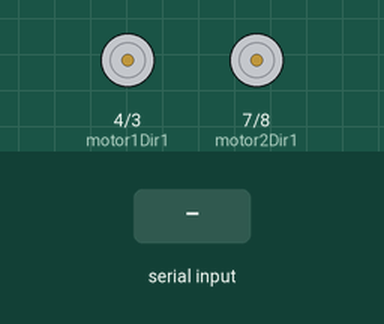
This sketch was run on a simulated Arduino Uno, built with avr-gcc and run on an emulated ATmega328P. Parts: motor-driver pin pairs drawn as motors (green arrow = first pin HIGH = forward, orange = second pin HIGH = backward, longer = more drive, scaled by the enable pin). The test bench sets the inputs (shaded band).

Above: at 1.2 s.
1.3 s: "F" received over Serial
At 2.5 s:
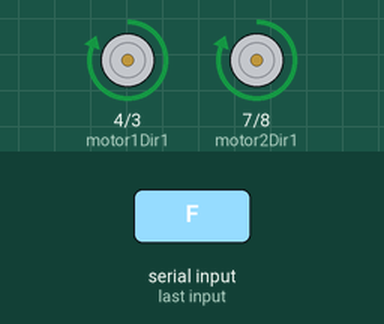
2.8 s: "B" received over Serial
At 3.6 s:
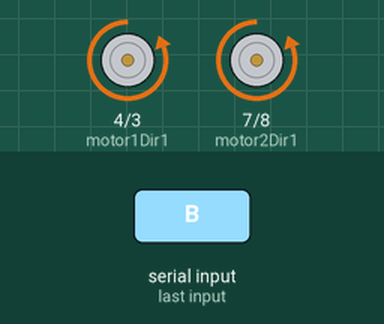
4.3 s: "L" received over Serial
At 4.7 s:
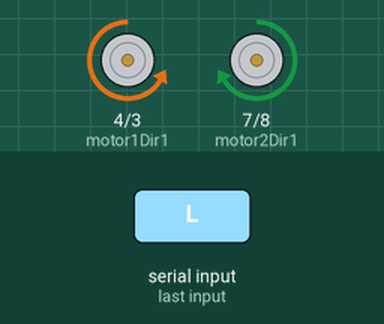
5.8 s: "R" received over Serial
At 7.0 s:
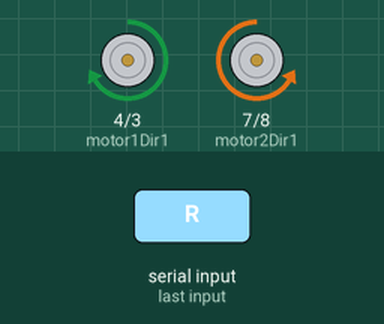
7.3 s: "F" received over Serial
At 8.2 s:
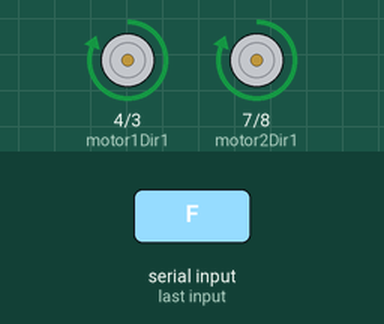
8.8 s: "B" received over Serial
At 9.4 s:
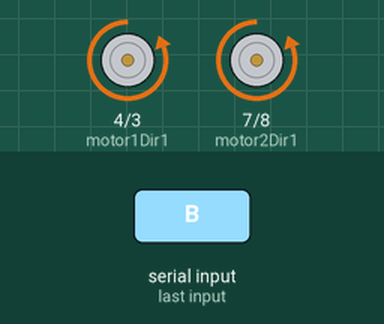
Timing chart, 0 to 11.3 s (numbered marks = the images above; inputs shaded):
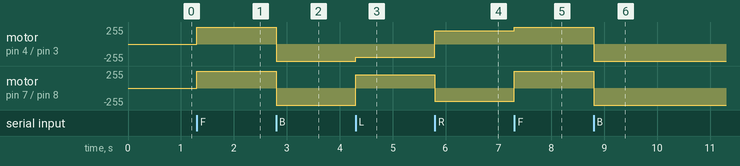

The sketch:

Bluetooth_car_wthtlib.ino
```cpp
const int motor1PWM = 5;  // PWM control for Motor 1
const int motor1Dir1 = 4; // Direction control 1 for Motor 1
const int motor1Dir2 = 3; // Direction control 2 for Motor 1

const int motor2PWM = 6;  // PWM control for Motor 2
const int motor2Dir1 = 7; // Direction control 1 for Motor 2
const int motor2Dir2 = 8; // Direction control 2 for Motor 2

void setup()
{
    Serial.begin(9600);
    pinMode(motor1PWM, OUTPUT);
    pinMode(motor1Dir1, OUTPUT);
    pinMode(motor1Dir2, OUTPUT);

    pinMode(motor2PWM, OUTPUT);
    pinMode(motor2Dir1, OUTPUT);
    pinMode(motor2Dir2, OUTPUT);
}

void loop()
{
    if (Serial.available() > 0)
    {
        char command = Serial.read();

        switch (command)
        {
        case 'F': // Move forward
            moveForward();
            break;
        case 'B': // Move backward
            moveBackward();
            break;
        case 'L': // Turn left
            turnLeft();
            break;
        case 'R': // Turn right
            turnRight();
            break;
        case 'S': // Stop
            stopMoving();
            break;
        }
    }
}

void moveForward()
{
    digitalWrite(motor1Dir1, HIGH);
    digitalWrite(motor1Dir2, LOW);
    analogWrite(motor1PWM, 255);

    digitalWrite(motor2Dir1, HIGH);
    digitalWrite(motor2Dir2, LOW);
    analogWrite(motor2PWM, 255);
}

void moveBackward()
{
    digitalWrite(motor1Dir1, LOW);
    digitalWrite(motor1Dir2, HIGH);
    analogWrite(motor1PWM, 255);

    digitalWrite(motor2Dir1, LOW);
    digitalWrite(motor2Dir2, HIGH);
    analogWrite(motor2PWM, 255);
}

void turnLeft()
{
    digitalWrite(motor1Dir1, LOW);
    digitalWrite(motor1Dir2, HIGH);
    analogWrite(motor1PWM, 200);

    digitalWrite(motor2Dir1, HIGH);
    digitalWrite(motor2Dir2, LOW);
    analogWrite(motor2PWM, 200);
}

void turnRight()
{
    digitalWrite(motor1Dir1, HIGH);
    digitalWrite(motor1Dir2, LOW);
    analogWrite(motor1PWM, 200);

    digitalWrite(motor2Dir1, LOW);
    digitalWrite(motor2Dir2, HIGH);
    analogWrite(motor2PWM, 200);
}

void stopMoving()
{
    digitalWrite(motor1Dir1, LOW);
    digitalWrite(motor1Dir2, LOW);
    analogWrite(motor1PWM, 0);

    digitalWrite(motor2Dir1, LOW);
    digitalWrite(motor2Dir2, LOW);
    analogWrite(motor2PWM, 0);
}
```

Measured:
- after the input at 1.3 s, motor on pin 4 (motor1Dir1) / pin 3 (motor1Dir2), motor on pin 7 (motor2Dir1) / pin 8 (motor2Dir2): stopped → forward 255/255 at once
- after the input at 2.8 s, motor on pin 4 (motor1Dir1) / pin 3 (motor1Dir2), motor on pin 7 (motor2Dir1) / pin 8 (motor2Dir2): forward 255/255 → backward 255/255 at once
- after the input at 4.3 s, motor on pin 4 (motor1Dir1) / pin 3 (motor1Dir2): backward 255/255 → backward 200/255 at once; motor on pin 7 (motor2Dir1) / pin 8 (motor2Dir2): backward 255/255 → forward 200/255 at once
- after the input at 5.8 s, motor on pin 4 (motor1Dir1) / pin 3 (motor1Dir2): backward 200/255 → forward 200/255 at once; motor on pin 7 (motor2Dir1) / pin 8 (motor2Dir2): forward 200/255 → backward 200/255 at once
- after the input at 7.3 s, motor on pin 4 (motor1Dir1) / pin 3 (motor1Dir2): forward 200/255 → forward 255/255 at once; motor on pin 7 (motor2Dir1) / pin 8 (motor2Dir2): backward 200/255 → forward 255/255 at once
- after the input at 8.8 s, motor on pin 4 (motor1Dir1) / pin 3 (motor1Dir2), motor on pin 7 (motor2Dir1) / pin 8 (motor2Dir2): forward 255/255 → backward 255/255 at once
